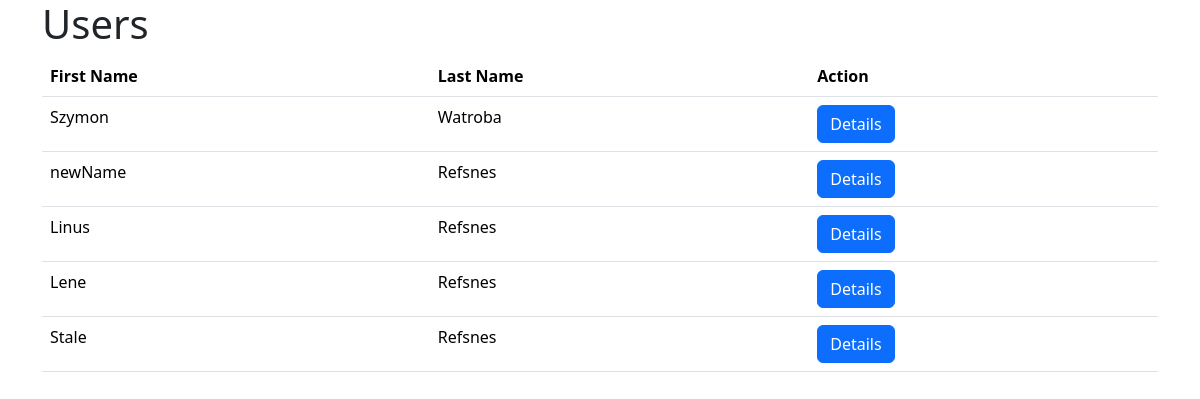
Page /playground/all_users/ on the earlier database version.
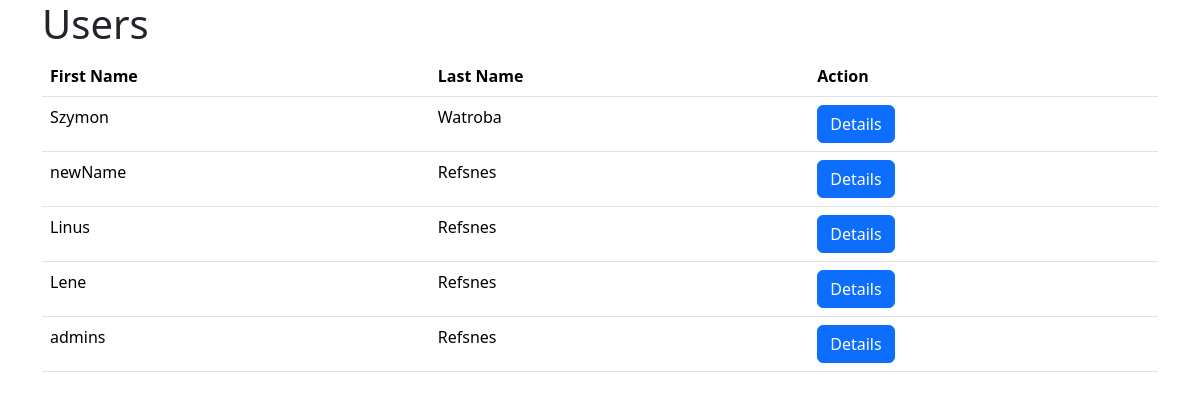
Same page on the later database version.
### playground/models.py (models this page shows, shortened)
class Siteuser(models.Model):
    firstname = models.CharField(max_length=255)
    lastname = models.CharField(max_length=255)
    phone = models.IntegerField(null=True)
    join_date = models.DateField(null=True)
    slug = models.SlugField(default="", null=False)

### playground/views.py (the view)
# urls.py: path('all_users/', views.view_users),
def view_users(request):
    myusers = Siteuser.objects.all().values()
    template = loader.get_template('all_users.html')
    context = {
        'myusers': myusers,
    }
    return HttpResponse(template.render(context, request))

### playground/templates/all_users.html (shortened to what this page needs)
<!DOCTYPE html>
<html>
<head>
  {% load bootstrap5 %}
  {% bootstrap_css %}
</head>
<body>
<div class="container">
  <h1>Users</h1>
  <table class="table">
    <thead>
      <tr>
        <th>First Name</th>
        <th>Last Name</th>
        <th>Action</th>
      </tr>
    </thead>
    <tbody>
      {% for x in myusers %}
      <tr>
        <td>{{ x.firstname }}</td>
        <td>{{ x.lastname }}</td>
        <td><a href="users_details/{{ x.slug }}" class="btn btn-primary">Details</a></td>
      </tr>
      {% endfor %}
    </tbody>
  </table>
</div>
</body>
</html>

Differences in the rows shown:
changed Siteuser: firstname "Stale" → "admins"
